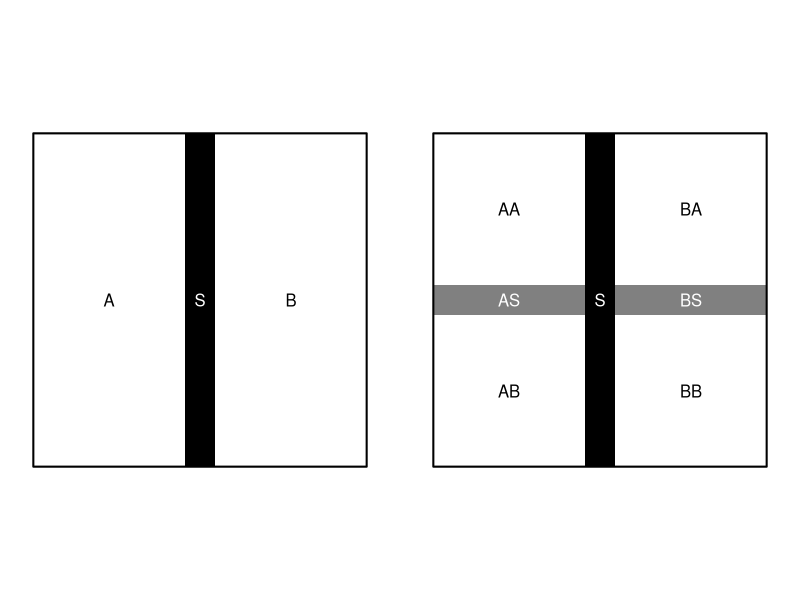

This figure's R source:
pdf("img/fig.var.2.pdf", width=10, height=5)
par(mfrow=c(1,2), mar=c(1,1,1,1))

plot(0, col=NA, xlim=c(0,11), ylim=c(0,11), asp=1, xlab=NA, ylab=NA, axes=FALSE)
polygon(c(5,6,6,5), c(0,0,11,11), col=rgb(0,0,0,1), border=NA)
polygon(c(0,11,11,0), c(0,0,11,11), lwd=2)
text(5.5, 5.5, "S", col="white")
text(c(2.5,8.5), c(5.5,5.5), c("A","B"))
# text(5.5, 5.5, expression(x[S]), col="white")
# text(c(2.5,8.5), c(5.5,5.5), c(expression(x[A]), expression(x[B])))

plot(0, col=NA, xlim=c(0,11), ylim=c(0,11), asp=1, xlab=NA, ylab=NA, axes=FALSE)
polygon(c(0,11,11,0), c(5,5,6,6), col=rgb(0.5,0.5,0.5,1), border=NA)
polygon(c(5,6,6,5), c(0,0,11,11), col=rgb(0,0,0,1), border=NA)
polygon(c(0,11,11,0), c(0,0,11,11), lwd=2)
text(5.5, 5.5, "S", col="white")
text(c(2.5,8.5), c(5.5,5.5), c("AS","BS"), col="white")
text(c(2.5,2.5,8.5,8.5), c(8.5,2.5,8.5,2.5), c("AA","AB","BA","BB"))

dev.off()